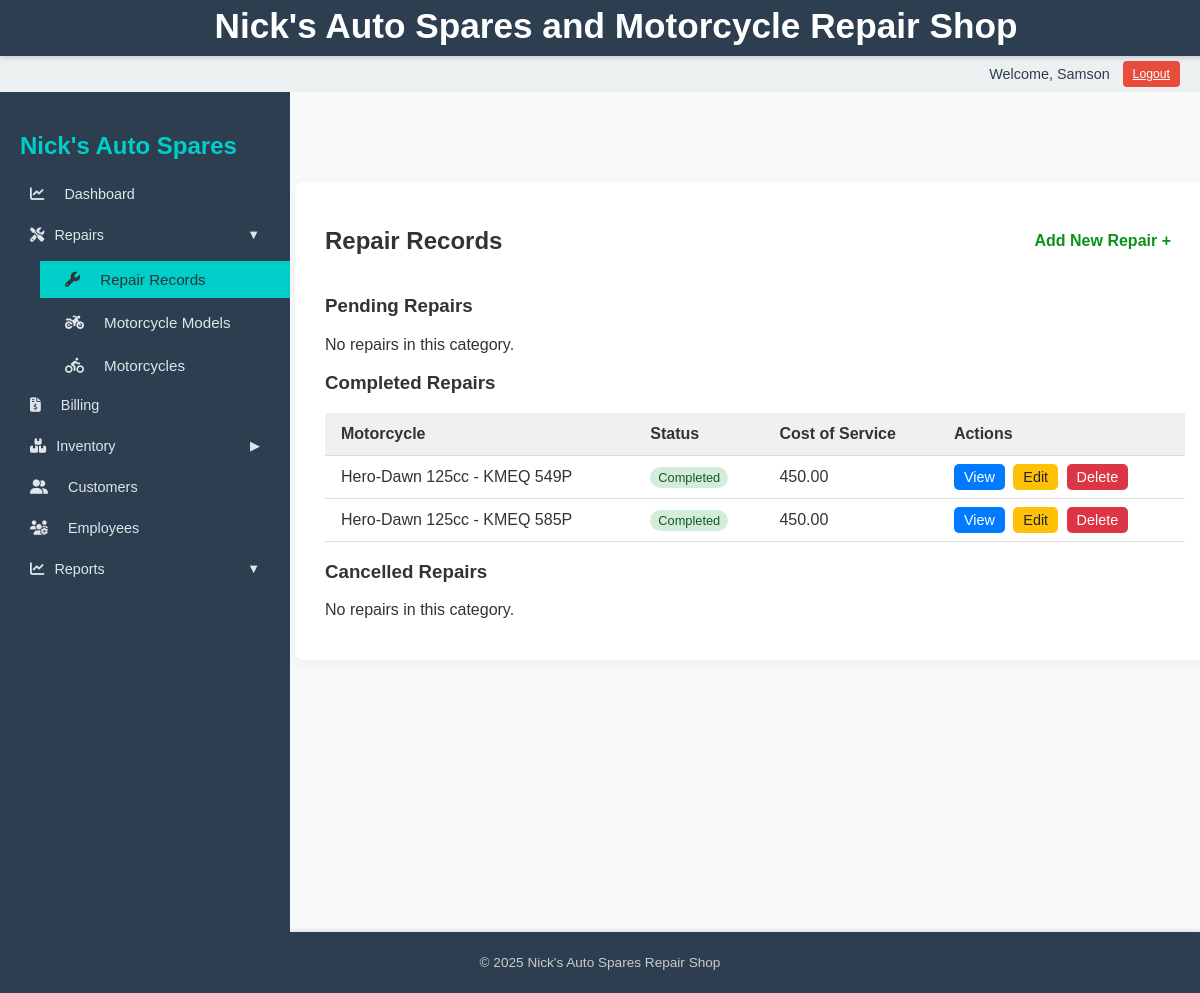
Page /repairs/ (signed in) on the committed database.
### repairs/models.py (models this page shows, shortened)
class RepairRecord(models.Model):
    STATUS_CHOICES = [
        ('Pending', 'Pending'),
        ('Completed', 'Completed'),
        ('Cancelled', 'Cancelled'),
    ]
    customer = models.ForeignKey(Customer, on_delete=models.CASCADE)
    mechanic = models.ForeignKey(Employee, on_delete=models.SET_NULL, null=True, blank=True)
    motorcycle = models.ForeignKey( 'repairs.Motorcycle',
                                    on_delete=models.CASCADE,
                                    null=True,
                                    blank=True
                                    )
    complaint = models.TextField()
    work_done = models.TextField(blank=True, null=True)
    cost_of_service = models.DecimalField(max_digits=10, decimal_places=2, default=0.0)
    date_in = models.DateTimeField()
    date_out = models.DateTimeField(blank=True, null=True)
    status = models.CharField(max_length=10, choices=STATUS_CHOICES, default='Pending')

class Motorcycle(models.Model):
    customer = models.ForeignKey(Customer, on_delete=models.CASCADE, related_name='motorcycles')
    model = models.ForeignKey('MotorcycleModel', on_delete=models.SET_NULL, null=True)
    license_plate = models.CharField(max_length=20, unique=True, blank=True, null=True)
    year = models.PositiveIntegerField(blank=True, null=True)
    def __str__(self):
        model_name = self.model.name if self.model else "Unknown Model"
        plate = self.license_plate or "No Plate"
        return f"{model_name} - {plate}"

class MotorcycleModel(models.Model):
    name = models.CharField(max_length=100, unique=True)
    manufacturer = models.CharField(max_length=100, blank=True, null=True)

### repairs/views.py (the view)
# urls.py: path('', views.repair_list, name='repair_list'),
@login_required
def repair_list(request):
    pending_repairs = RepairRecord.objects.filter(status='Pending')
    completed_repairs = RepairRecord.objects.filter(status='Completed')
    cancelled_repairs = RepairRecord.objects.filter(status='Cancelled')
    context = {
        'pending_repairs': pending_repairs,
        'completed_repairs': completed_repairs,
        'cancelled_repairs': cancelled_repairs,
    }
    return render(request, 'repairs/repair_list.html', context)

### repairs/templates/repairs/repair_list.html (shortened to what this page needs)
{% extends "base_dashboard.html" %}
{% block content %}
<div class="page-card">
    <div class="page-header">
        <h2>Repair Records</h2>
        <a href="{% url 'add_repair' %}" class="action-button green">Add New Repair +</a>
    </div>
    <h3>Pending Repairs</h3>
    {% include "repairs/repair_table.html" with repairs=pending_repairs %}
    <h3>Completed Repairs</h3>
    {% include "repairs/repair_table.html" with repairs=completed_repairs %}
    <h3>Cancelled Repairs</h3>
    {% include "repairs/repair_table.html" with repairs=cancelled_repairs %}
</div>
{% endblock %}

### templates/base_dashboard.html (shortened to what this page needs)
{% load static %}
<!DOCTYPE html>
<html lang="en">
<head>
    <link rel="stylesheet" href="{% static 'css/styles.css' %}">
    <link rel="stylesheet" href="https://cdnjs.cloudflare.com/ajax/libs/font-awesome/6.5.0/css/all.min.css" />
    <link rel="stylesheet" href="https://cdnjs.cloudflare.com/ajax/libs/font-awesome/6.5.0/css/all.min.css">
</head>
<body>
    <header>
        <h1>Nick's Auto Spares and Motorcycle Repair Shop</h1>
    </header>
    <nav class="user-nav">
        {% if user.is_authenticated %}
            <span class="username">Welcome, {{ user.username }}</span>
            <form method="post" action="{% url 'logout' %}">
                <button type="submit" class="logout-button">Logout</button>
            </form>
        {% else %}
            <a href="{% url 'login' %}" class="button">Login</a>
        {% endif %}
    </nav>
    <div class="layout-container">
        <aside class="sidebar" id="sidebar">
            <h2>Nick's Auto Spares</h2>
            <a href="{% url 'reports_overview' %}" class="{% if request.path == '/reports/overview/' %}active{% endif %}">
                <i class="fas fa-chart-line"></i> Dashboard
            </a>
            <button class="toggle {% if 'repairs' in request.path or 'motorcycles' in request.path or 'motorcyclemodels' in request.path %}active{% endif %}" onclick="toggleMenu('repairsSubmenu', this)">
                <i class="fas fa-tools"></i> Repairs
                <span class="chevron" style="margin-left:auto;">&#9660;</span>
            </button>
            <div id="repairsSubmenu" class="submenu {% if 'repairs' in request.path or 'motorcycles' in request.path or 'motorcyclemodels' in request.path %}show{% endif %}">
                <a href="{% url 'repair_list' %}" class="{% if request.path == '/repairs/' %}active{% endif %}">
                    <i class="fas fa-wrench"></i> Repair Records
                </a>
                <a href="{% url 'motorcycle_model_list' %}" class="{% if request.path == '/repairs/motorcyclemodels/' %}active{% endif %}">
                    <i class="fas fa-motorcycle"></i> Motorcycle Models
                </a>
                <a href="{% url 'motorcycle_list' %}" class="{% if request.path == '/repairs/motorcycles/' %}active{% endif %}">
                    <i class="fas fa-biking"></i> Motorcycles
                </a>
            </div>
            <a href="{% url 'invoice_list' %}" class="{% if 'billing' in request.path %}active{% endif %}">
                <i class="fas fa-file-invoice-dollar"></i> Billing
            </a>
            <button class="toggle {% if 'inventory' in request.path or 'suppliers' in request.path or 'partcategory' in request.path %}active{% endif %}" onclick="toggleMenu('inventorySubmenu', this)">
                <i class="fas fa-boxes"></i> Inventory
                <span class="chevron" style="margin-left:auto;">&#9654;</span>
            </button>
            <a href="{% url 'customer_list' %}" class="{% if 'customers' in request.path %}active{% endif %}">
                <i class="fas fa-user-friends"></i> Customers
            </a>
            <a href="{% url 'employee_list' %}" class="{% if 'employees' in request.path %}active{% endif %}">
                <i class="fas fa-users-cog"></i> Employees
            </a>
            <button class="toggle {% if '/reports/' in request.path %}active{% endif %}" onclick="toggleMenu('reportsSubmenu', this)">
                <i class="fas fa-chart-line"></i> Reports
                <span class="chevron" style="margin-left:auto;">&#9660;</span>
            </button>
        </aside>
    <main class="main-content">
        <div class="content-wrapper">
            {% block content %}
            {% endblock %}
        </div>
    </main>
    </div>
    <footer>
        <p>&copy; 2025 Nick's Auto Spares Repair Shop</p>
    </footer>
</body>
</html>

### repairs/templates/repairs/repair_table.html
{% if repairs %}
<table class="styled-table">
    <thead>
        <tr>
            <th>Motorcycle</th>
            <th>Status</th>
            <th>Cost of Service</th>
            <th>Actions</th>
        </tr>
    </thead>
    <tbody>
        {% for repair in repairs %}
        <tr>
            <td>{{ repair.motorcycle }}</td>
            <td>
                <span class="status-badge {{ repair.status|lower }}">
                    {{ repair.status }}
                </span>
            </td>
            <td>{{ repair.cost_of_service }}</td>
            <td>
                <a href="{% url 'repair_detail' repair.id %}" class="small-btn blue">View</a>
                <a href="{% url 'edit_repair' repair.id %}" class="small-btn yellow">Edit</a>
                <a href="{% url 'delete_repair' repair.id %}" class="small-btn red">Delete</a>
            </td>
        </tr>
        {% endfor %}
    </tbody>
</table>
{% else %}
<p>No repairs in this category.</p>
{% endif %}

### static/css/styles.css (style rules this page uses)
body { font-family: Arial, sans-serif; background-color: #f9f9f9; color: #333; margin: 0; padding: 0; }
h1 { text-align: center; margin-top: 20px; }
header { background-color: #2c3e50; color: white; padding: 1rem; text-align: center; }
nav.user-nav { background-color: #ecf0f1; padding: 10px 20px; text-align: right; }
main { padding: 20px; }
footer { background-color: #2c3e50; color: white; text-align: center; padding: 10px; margin-top: 40px; }
.button, .logout-button, input[type="submit"], button { background-color: #2c3e50; color: white; border: none; padding: 6px 12px; text-decoration: none; border-radius: 4px; cursor: pointer; font-size: 0.9rem; }
.logout-button { background: none; color: blue; border: none; padding: 0; text-decoration: underline; font-size: 1rem; }
.page-card { background-color: #fff; padding: 25px 30px; border-radius: 8px; box-shadow: 0 4px 12px rgba(0, 0, 0, 0.05); margin-top: 30px; }
.page-header { display: flex; justify-content: space-between; align-items: center; margin-bottom: 20px; }
.action-button { padding: 8px 14px; border: none; border-radius: 6px; text-decoration: none; color: #0b9219; font-weight: bold; }
.styled-table { width: 100%; border-collapse: collapse; margin-top: 10px; }
.styled-table th, .styled-table td { padding: 12px 16px; border-bottom: 1px solid #ddd; text-align: left; }
.styled-table thead { background-color: #f0f0f0; font-weight: bold; }
.small-btn { padding: 5px 10px; border-radius: 5px; color: #fff; text-decoration: none; font-size: 0.9em; margin-right: 4px; }
.small-btn.blue { background-color: #007bff; }
.small-btn.yellow { background-color: #ffc107; color: #212529; }
.small-btn.red { background-color: #dc3545; }
.status-badge { padding: 3px 8px; border-radius: 12px; font-size: 0.8em; }
.status-badge.completed { background: #d4edda; color: #155724; }

### templates/base_dashboard.html (style rules this page uses)
body { margin: 0; font-family: Arial, sans-serif; height: 100vh; }
.sidebar { width: 250px; background-color: #2c3e50; color: #fff; padding: 20px; height: 100vh; overflow-y: auto; }
.sidebar h2 { color: #00cec9; margin-bottom: 1rem; }
.sidebar a, .sidebar button.toggle { display: flex; align-items: center; gap: 10px; padding: 10px; color: #dfe6e9; text-decoration: none; margin-bottom: 5px; background: none; border: none; text-align: left; width: 100%; cursor: pointer; font-size: 0.9em;; }
.sidebar a:hover, .sidebar .active, .sidebar button.toggle:hover { background-color: #2980b9; color: #2d3436; }
.sidebar:not(.hidden) { transform: translateX(0); }
.sidebar a i { margin-right: 10px; }
.sidebar a.active { background-color: #00cec9; color: #2d3436; }
.layout-container { display: grid; grid-template-columns: 250px 1fr; min-height: calc(100vh - 56px - 36px); margin-top: 92px; }
.main-content { display: flex; justify-content: center; align-items: flex-start; padding: 40px 20px; overflow-y: auto; width: 100%; box-sizing: border-box; }
.content-wrapper { width: 100%; max-width: 900px; padding: 20px; box-sizing: border-box; }
.page-card, .form-card { width: 100%; max-width: 900px; }
.submenu { display: none; flex-direction: column; margin-left: 20px; }
.submenu a { font-size: 0.95em; padding-left: 25px; margin: 3px 0; }
.submenu.show { display: flex; }
.chevron { font-size: 0.9em; transition: transform 0.2s ease; }
.user-nav { position: fixed; top: 56px; left: 0; width: 100%; height: 36px; background-color: #2c3e50; color: #2c3e50; padding: 0 1rem; display: flex; justify-content: flex-end; align-items: center; gap: 0.8rem; font-size: 0.9em; box-sizing: border-box; z-index: 999; transition: transform 0.3s ease; will-change: transform; }
.user-nav .username { font-weight: 500; }
.logout-button, .user-nav .button { background-color: #e74c3c; color: #fff; border: none; padding: 6px 10px; cursor: pointer; font-size: 0.85em; border-radius: 4px; }
header { position: fixed; top: 0; left: 0; width: 100%; height: 56px; background-color: #2c3e50; color: #fff; padding: 0 1rem; display: flex; align-items: center; justify-content: center; z-index: 1000; font-size: 1.1em; font-weight: 600; box-shadow: 0 2px 5px rgba(0,0,0,0.15); transition: transform 0.3s ease; will-change: transform; }
footer { background-color: #2c3e50; color: #ccc; text-align: center; padding: 0.6rem; font-size: 0.85em; margin-top: auto; box-shadow: 0 -2px 4px rgba(0,0,0,0.1); }

### rows in the picture
RepairRecord: motorcycle "Hero-Dawn 125cc - KMEQ 549P", status "Completed", cost_of_service "450.00"
RepairRecord: motorcycle "Hero-Dawn 125cc - KMEQ 585P", status "Completed", cost_of_service "450.00"

### other values in the picture
{{ user.username }} "Samson"
